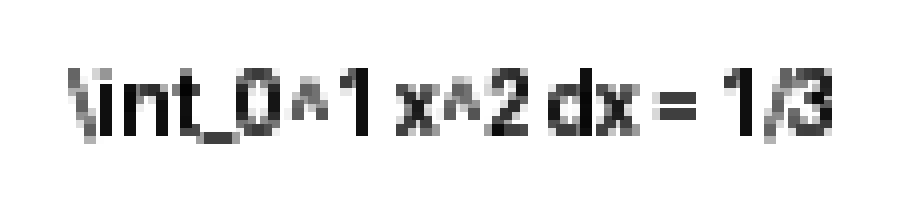
#> input picture hmer-deploy-essential-20260721/test_formula_tight.png, 900 x 212 px
$ python -i image_validation.py   (imports and definitions only)
#> lines starting #> are read from the running program, lines starting #| are printed output that depends on the picture
#> further down, picture is the input picture: PIL image 900x212 RGB; min 3, max 255, mean 233.2
from dataclasses import dataclass
from io import BytesIO

from PIL import Image, ImageChops, ImageFilter, ImageStat, UnidentifiedImageError

from .errors import ApiError


MAX_IMAGE_BYTES = 10 * 1024 * 1024
MIN_IMAGE_SIDE = 64
ALLOWED_FORMATS = {"JPEG", "PNG", "WEBP"}
MIN_GLOBAL_CONTRAST = 3.0
MIN_STROKE_RATIO = 0.001
STROKE_DIFFERENCE_THRESHOLD = 8


@dataclass(frozen=True)
class ValidatedImage:
    image: Image.Image
    width: int
    height: int
    format: str


def ensure_formula_content(image: Image.Image) -> None:
    """Reject clearly empty/smooth crops without trying to replace either model."""
    grayscale = image.convert("L")
    grayscale.thumbnail((512, 512))
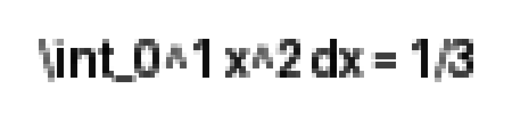
#> grayscale: PIL image 512x121 L; min 0, max 255, mean 233
    contrast = ImageStat.Stat(grayscale).stddev[0]
#> contrast = 59.45
    if contrast < MIN_GLOBAL_CONTRAST:
        raise ApiError(
            422,
            "NO_FORMULA_CONTENT",
            "Không phát hiện nét viết trong vùng đã cắt.",
        )

    # Handwritten strokes are high-frequency details. Broad lighting gradients and
    # shadows mostly disappear when compared with a lightly blurred copy.
    blurred = grayscale.filter(ImageFilter.GaussianBlur(radius=2.0))
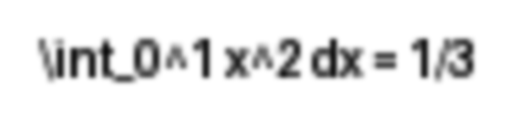
#> blurred: PIL image 512x121 L; min 14, max 255, mean 233
    detail = ImageChops.difference(grayscale, blurred)
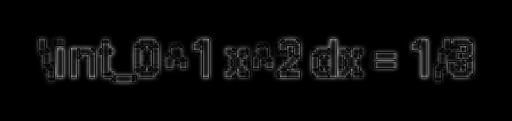
#> detail: PIL image 512x121 L; min 0, max 154, mean 8.3
    histogram = detail.histogram()
#> histogram = 256 values, max 44565 at index 0, min 0 at index 127, mean 242
    detailed_pixels = sum(histogram[STROKE_DIFFERENCE_THRESHOLD:])
#> detailed_pixels = 13496
    stroke_ratio = detailed_pixels / max(1, grayscale.width * grayscale.height)
#> stroke_ratio = 0.218
    if stroke_ratio < MIN_STROKE_RATIO:
        raise ApiError(
            422,
            "NO_FORMULA_CONTENT",
            "Vùng đã cắt chủ yếu là nền hoặc bóng, chưa thấy công thức rõ ràng.",
        )


def validate_image(payload: bytes) -> ValidatedImage:
    if not payload:
        raise ApiError(400, "IMAGE_EMPTY", "Ảnh đầu vào không có dữ liệu.")
    if len(payload) > MAX_IMAGE_BYTES:
        raise ApiError(413, "IMAGE_TOO_LARGE", "Ảnh vượt quá giới hạn 10 MB.")
    try:
        source = Image.open(BytesIO(payload))
        image_format = (source.format or "").upper()
        source.verify()
        source = Image.open(BytesIO(payload))
        source.load()
    except (UnidentifiedImageError, OSError, ValueError) as error:
        raise ApiError(400, "IMAGE_DECODE_FAILED", "Không thể giải mã file ảnh đầu vào.") from error
    if image_format not in ALLOWED_FORMATS:
        raise ApiError(415, "UNSUPPORTED_IMAGE_TYPE", "Chỉ hỗ trợ JPEG, PNG và WEBP.")
    width, height = source.size
    if width < MIN_IMAGE_SIDE or height < MIN_IMAGE_SIDE:
        raise ApiError(400, "IMAGE_TOO_SMALL", "Ảnh phải có chiều rộng và chiều cao tối thiểu 64 px.")
    ensure_formula_content(source)
    return ValidatedImage(source, width, height, image_format)

>>> from PIL import Image
>>> picture = Image.open('../../../test_formula_tight.png')
>>> result = ensure_formula_content(picture)
